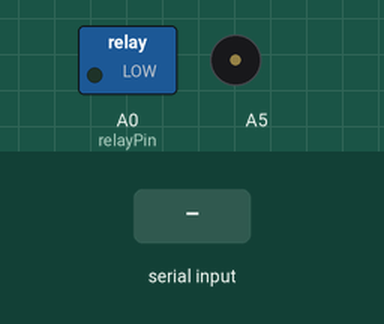
Bench run of a sketch on a simulated Arduino Uno, built with avr-gcc and run on an emulated ATmega328P. Shown: switched loads named in the sketch (green lamp = pin HIGH), buzzer (waves = sounding). The inputs (shaded band) are chosen by the test bench.

Above: at 1.2 s.
1.3 s: "1" received over Serial
At 2.22 s:
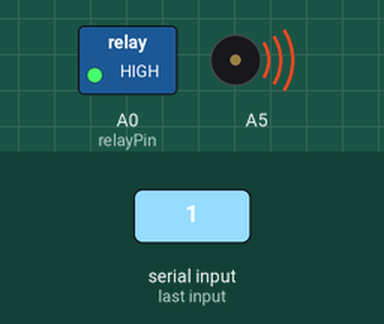
Timing chart, 0 to 4.3 s (numbered marks = the images above; inputs shaded):
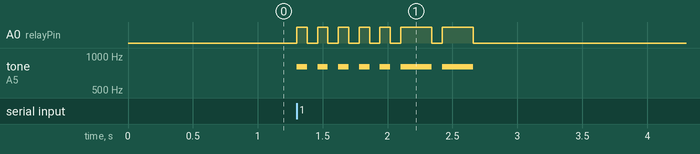

Measured:
- after the input at 1.3 s, A0 (relayPin): goes 5 × (HIGH 0.08 s, LOW 0.08 s), HIGH 0.24 s, LOW 0.08 s, HIGH 0.24 s, then LOW, starting at once; tone on A5: goes 5 × (800 Hz 0.08 s, silent 0.08 s), 800 Hz 0.24 s, silent 0.08 s, 800 Hz 0.24 s, then silent, starting at once

The sketch:

relayMorse.ino
```cpp
/*
Азбука Морзе.
 За единицу времени принимается длительность одной точки.
 Длительность тире равна трём точкам.
 Пауза между элементами одного знака — одна точка,
 между знаками в слове — 3 точки, между словами — 5 точек.
 */

#define DOTS              1
#define DASHES            3
#define SPACE             5
#define MORSE_LENGTH_MASK 0b00000111

int dotLengthMillis = 80;

byte morseCharCode[] =
{
  // _ - 1; . - 0
  //_____111; _ - code, 1 - symbolCount
  0b01000010, // A ._
  0b10000100, // B _...
  0b10100100, // C _._.
  0b10000011, // D _..
  0b00000001, // E .
  0b00100100, // F .._.
  0b11000011, // G _ _.
  0b00000100, // H ....
  0b00000010, // I ..
  0b01110100, // J ._ _ _
  0b10100011, // K _._
  0b01000100, // L ._..
  0b11000010, // M _ _
  0b10000010, // N _.
  0b11100011, // O _ _ _
  0b01100100, // P ._ _.
  0b11010100, // Q _ _ . _
  0b01000011, // R ._.
  0b00000011, // S ...
  0b10000001, // T _
  0b00100011, // U .._
  0b00010100, // V ..._
  0b01100011, // W ._ _
  0b10010100, // X _.._
  0b10110100, // Y _._ _
  0b11000100 // Z _ _..
};

byte morseNumCode[] =
{
  0b11111101, // 0 _ _ _ _ _
  0b01111101, // 1 ._ _ _ _
  0b00111101, // 2 .._ _ _
  0b00011101, // 3 ..._ _
  0b00001101, // 4 ...._
  0b00000101, // 5 .....
  0b10000101, // 6 _....
  0b11000101, // 7 _ _...
  0b11100101, // 8 _ _ _..
  0b11110101  // 9 _ _ _ _.
};

byte relayPin = A0;//13;
//unsigned long time;
byte incomingByte;      // a variable to read incoming serial data into

void setup() {
  // put your setup code here, to run once:
  Serial.begin(9600);

  pinMode(relayPin, OUTPUT);
  digitalWrite(relayPin, LOW);

  //  time = millis();

}

void loop() {
  // put your main code here, to run repeatedly:

  // see if there's incoming serial data:
  if (Serial.available() > 0)
  {
    // read the oldest byte in the serial buffer:
    incomingByte = Serial.read();
    //    Serial.write(incomingByte);

    if ((incomingByte > 96) && (incomingByte < 123)) // small char
    {
      incomingByte = incomingByte - 32; // convert to BIG CHAR
    }

    if ((incomingByte > 64) && (incomingByte < 91)) // BIG CHAR
    {
      incomingByte = incomingByte - 65; // to morseCharCode adress

      morsePrint(morseCharCode[incomingByte]);
    }
    else if ((incomingByte > 47) && (incomingByte < 58))
    {
      morsePrint(morseNumCode[incomingByte]);
    }
    else if ((incomingByte = ' ') || (incomingByte = '/n'))
    {
      //pause between words (5 dot length, but we do two dot pause after last character)

      delay(3*dotLengthMillis);
    }


  }


}

void morsePrint(byte printByte)
{
  byte morseCharLength = printByte & MORSE_LENGTH_MASK;
  int currentDelay;

  for (byte i=0; i<morseCharLength; i++)
  {
    if (printByte & 0b10000000)
    {
      currentDelay = DASHES*dotLengthMillis;
//      Serial.print('-');
    }
    else
    {
      currentDelay = DOTS*dotLengthMillis;
//      Serial.print('.');
    }
    // do action
    digitalWrite(relayPin, HIGH);
    tone(A5, 800, currentDelay);
    delay(currentDelay);
    digitalWrite(relayPin, LOW);

    //pause between dots or dashes
    delay(dotLengthMillis);

    printByte <<= 1;
  }

  //pause between characters (3 dot length, but we do one dot pause after last dot)

  delay(2*dotLengthMillis);


}
```
